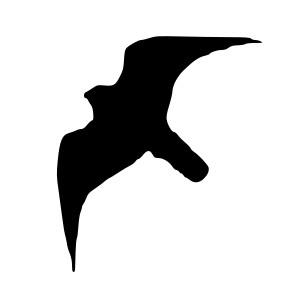
%> input picture Courses' Homeworks/Digital Image Processing/Homework 05/codes/input/falcon.jpg, 300 x 286 px
$ octave ex05_partA_ver2.m   (GNU Octave 9; MATLAB toolbox functions it lacks are replaced by stand-ins)
%> lines starting %> are read from the running program, lines starting %| are printed output that depends on the picture; in (x1, y1, x2, y2) boxes, pixels count from 0 and x2, y2 are one past the last pixel; in counts of white or black regions, pixels touching at a corner belong together; the program's own positions count from 1
clear; close all; clc; warning off

imgNames = {'falcon.jpg','girl.jpg','hotballoon.jpg','dog.jpg'};
imgThined = cell(1,length(imgNames));
for c1 = 1:length(imgNames)
    img = imread(['input\',cell2mat(imgNames(c1))]);
%> img is the input picture: size 286x300x3 uint8; min 0, max 255, mean 211.8
    level = graythresh(img);
%> level = 0.502
    imgBin = im2bw(img,level);
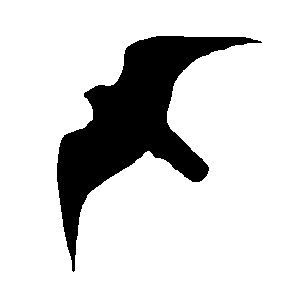
%> imgBin: size 286x300 logical; 83% white; 1 black region, box (x1, y1, x2, y2) and area: (57, 36, 262, 272) 14552
    imgBinInv = ~im2bw(img,level);
    imgThined(c1) = {bwmorph(imgBinInv,'skel',inf)};
    figure;
    subplot(1,2,1); imshow(imgBinInv); subplot(1,2,2); imshow(cell2mat(imgThined(c1)));
%> after `imshow(cell2mat(imgThined(c1)))`:
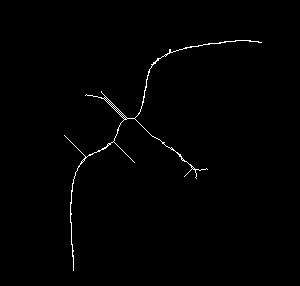
%> displayed picture: size 286x300 logical; 0.78% white in thin lines or dots, all inside (x1, y1, x2, y2) = (64, 40, 262, 271)
end
%> pass 2 of the loop `for c1 = 1:length(imgNames)`:
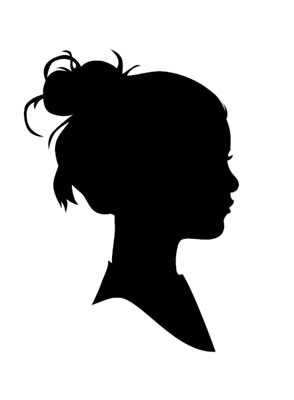
%> input picture Courses' Homeworks/Digital Image Processing/Homework 05/codes/input/girl.jpg, 294 x 400 px
%> img is the input picture: size 400x294x3 uint8; min 0, max 255, mean 180.6
%> `imgBin = im2bw(img,level);`:
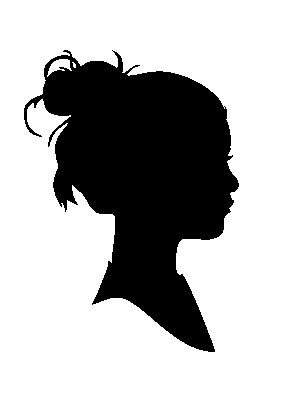
%> imgBin: size 400x294 logical; 70.8% white; 1 black region, box (x1, y1, x2, y2) and area: (24, 50, 239, 352) 34345
%> `imshow(cell2mat(imgThined(c1)))`:
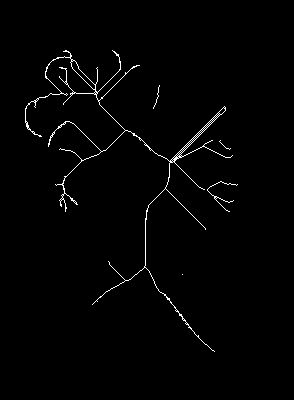
%> displayed picture: size 400x294 logical; 1.3% white in thin lines or dots, all inside (x1, y1, x2, y2) = (25, 50, 238, 352)
%> pass 3 of the loop `for c1 = 1:length(imgNames)`:
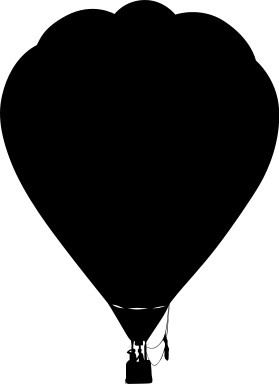
%> input picture Courses' Homeworks/Digital Image Processing/Homework 05/codes/input/hotballoon.jpg, 279 x 384 px
%> img is the input picture: size 384x279 uint8; min 0, max 255, mean 103.2
%> level = 0.498
%> `imgBin = im2bw(img,level);`:
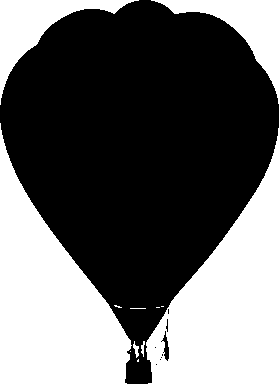
%> imgBin: size 384x279 logical; 40.5% white; 12 white regions (6 under 20 px), largest, box (x1, y1, x2, y2) and area: (0, 123, 132, 384) 17939, (146, 128, 279, 384) 17716, (0, 0, 139, 105) 3824, (151, 0, 279, 104) 3749, (133, 341, 139, 358) 50, (141, 341, 145, 357) 35
%> `imshow(cell2mat(imgThined(c1)))`:
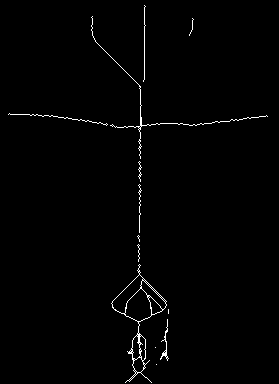
%> displayed picture: size 384x279 logical; 1.1% white in thin lines or dots
%> the loop made 4 passes; the first 3 are shown
